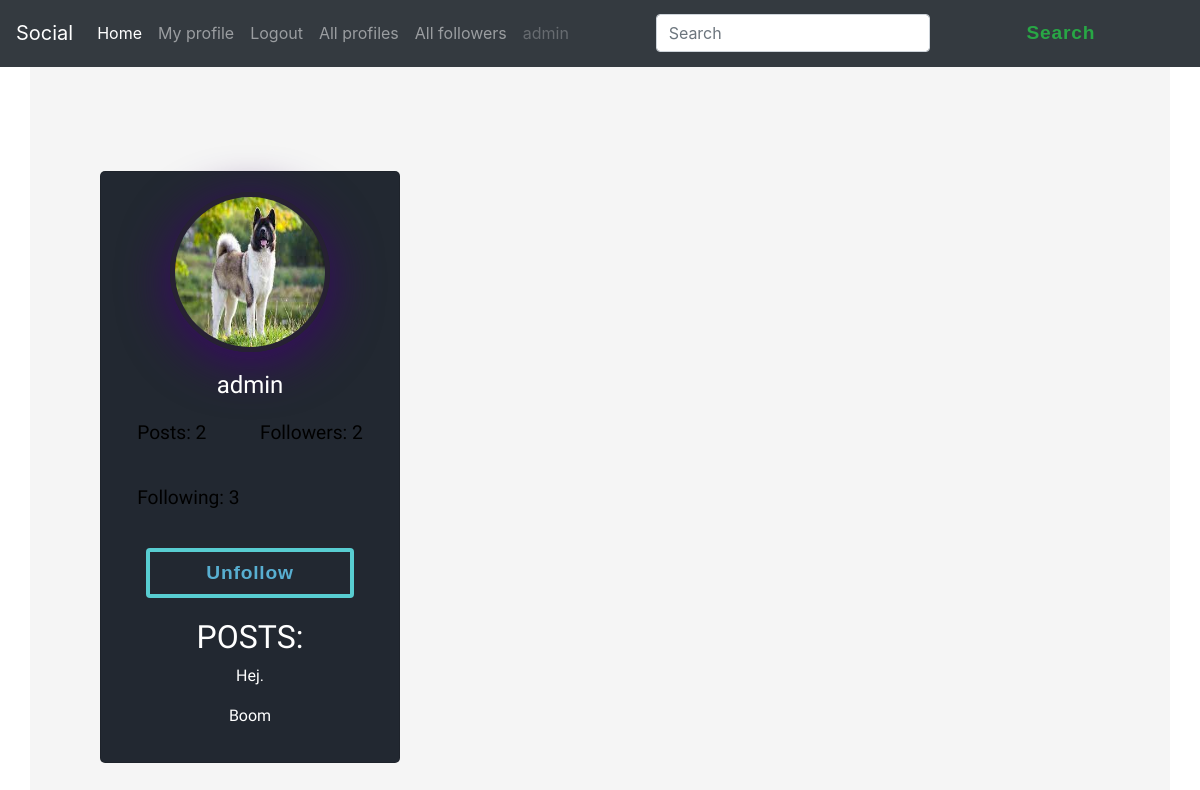
/profiles/p/1/ (signed in), run on the app's committed database.
### profiles/models.py (models this page shows, shortened)
class Profile(models.Model):
    first_name = models.CharField(max_length=225)
    last_name = models.CharField(max_length=225)
    bio = models.TextField()
    user = models.OneToOneField(User, on_delete=models.CASCADE)
    image = models.ImageField(upload_to="post_images",default="avatar.jpg")
    followers = models.ManyToManyField(User,related_name="follower",blank=True)
    created = models.DateTimeField(auto_now_add=True)
    updated = models.DateTimeField(auto_now=True)
    def get_posts(self):
        return self.post_set.all().count()
    def get_followers(self):
        return self.followers.all().count()

### posts/models.py (models this page shows, shortened)
class Post(models.Model):
    author = models.ForeignKey(Profile, on_delete=models.CASCADE)
    content = models.TextField()
    liked = models.ManyToManyField(Profile, related_name='likes',blank=True)
    created_at = models.DateTimeField(auto_now_add=True)
    updated_at = models.DateTimeField(auto_now=True)
    class Meta:
        ordering = ("-created_at",)

### profiles/views.py (the view)
# urls.py: path("p/<str:pk>/",views.get_profiles,name="get_profiles"),
@login_required(login_url='account_login')
def get_profiles(request,pk):
    profile = Profile.objects.get(pk=pk)
    posts = Post.objects.filter(author=profile)
    following = Followers.objects.filter(sender=profile)
    foll = following.count()
    context = {'profile':profile,'posts':posts,"foll":foll}
    return render(request, 'profiles/get_profiles.html',context)

### profiles/templates/profiles/get_profiles.html (shortened to what this page needs)
{% extends 'base.html' %}
{% load static %}
{% block content %}
<link rel="stylesheet" href="{% static 'styles.css' %}">
<div class="container">
    <div class="card">
      <img src="{{ profile.image.url }}" alt="Person" class="card__image">
      <p class="card__name">{{ profile.user.username }}</p>
      <div class="grid-container">
        <div class="grid-child-posts">
            <p style="color:black">Posts: {{ profile.get_posts }}</p>
        </div>
        <div class="grid-child-followers">
          <a href="{% url 'user_followers' profile.pk %}">
          <p style="color:black">Followers: {{ profile.get_followers }}</p>
          </a>
        </div>
        <a href="{% url 'following' profile.pk %}"><p style="color:black">Following: {{ foll }}</p></a>
      </div>
      {% if request.user in profile.followers.all %}
      <a href="{% url 'add_follow' profile.pk %}">
        <button class="btn draw-border">Unfollow</button>
    </a>
    {% if posts %}
    <h2>POSTS:</h2>
        {% for post in posts %}
            <p>{{ post.content }}</p>
        {% endfor %}
    {% endif %}
      {% else %}
      <p>Follow him to see his posts<p>
      <a href="{% url 'add_follow' profile.pk %}">
      <button class="btn draw-border">Follow</button>
      </a>
      {% endif %}
    </div>
{% endblock content %}

### templates/navbar.html (shortened to what this page needs)
<nav class="navbar navbar-expand-lg navbar-dark bg-dark">
    <a class="navbar-brand" href="">Social</a>
    <div class="collapse navbar-collapse" id="navbarSupportedContent">
      <ul class="navbar-nav mr-auto">
        <li class="nav-item active">
          <a class="nav-link" href="/posts/">Home <span class="sr-only">(current)</span></a>
        </li>
        <li class="nav-item">
          <a class="nav-link" href="{% url 'my_profile' %}">My profile</a>
        </li>
        {% if request.user.is_authenticated %}
        <li class="nav-item">
          <a class="nav-link" href="{% url 'account_logout' %}">Logout</a>
        </li>
        <li class="nav-item">
          <a class="nav-link" href="{% url 'all_profiles' %}">All profiles</a>
        </li>
        <li class="nav-item">
          <a class="nav-link" href="{% url 'all_user_followers' %}">All followers</a>
        </li>
        {% else %}
        <li class="nav-item">
          <a class="nav-link" href="{% url 'account_signup' %}">Signup</a>
        </li>
        {% endif %}
        <li class="nav-item">
          <a class="nav-link disabled" href="#">{{ request.user.username }}</a>
        </li>
      </ul>
      <form action="{% url 'search' %}" method="POST" class="form-inline my-2 my-lg-0">
        <input class="form-control mr-sm-2" type="search" name="search" placeholder="Search" aria-label="Search">
        <button class="btn btn-outline-success my-2 my-sm-0" type="submit">Search</button>
      </form>
    </div>
  </nav>

### static/styles.css (style rules this page uses)
.container { display: grid; grid-template-columns: 300px 300px 300px; grid-gap: 50px; justify-content: center; align-items: center; height: 100vh; background-color: #f5f5f5; font-family: 'Baloo Paaji 2', cursive; }
.card { background-color: #222831; height: 37rem; border-radius: 5px; display: flex; flex-direction: column; align-items: center; box-shadow: rgba(0, 0, 0, 0.7); color: white; }
.card__name { margin-top: 15px; font-size: 1.5em; }
.card__image { height: 160px; width: 160px; border-radius: 50%; border: 5px solid #272133; margin-top: 20px; box-shadow: 0 10px 50px #3a0668; }
.draw-border { box-shadow: inset 0 0 0 4px #58cdd1; color: #58afd1; -webkit-transition: color 0.25s 0.0833333333s; transition: color 0.25s 0.0833333333s; position: relative; }
.draw-border::before, .draw-border::after { border: 0 solid transparent; box-sizing: border-box; content: ''; pointer-events: none; position: absolute; width: 0rem; height: 0; bottom: 0; right: 0; }
.draw-border::before { border-bottom-width: 4px; border-left-width: 4px; }
.draw-border::after { border-top-width: 4px; border-right-width: 4px; }
.btn { background: none; border: none; cursor: pointer; line-height: 1.5; font: 700 1.2rem 'Roboto Slab', sans-serif; padding: 0.75em 2em; letter-spacing: 0.05rem; margin: 1em; width: 13rem; }
.grid-container { display: grid; grid-template-columns: 1fr 1fr; grid-gap: 20px; font-size: 1.2em; }

### data on the page
Profile: image (picture), user.username "admin", get_posts "2", get_followers "2"
Post: content "Hej."
Post: content "Boom"

### other printed values
{{ request.user.username }} "admin"
{{ foll }} "3"
